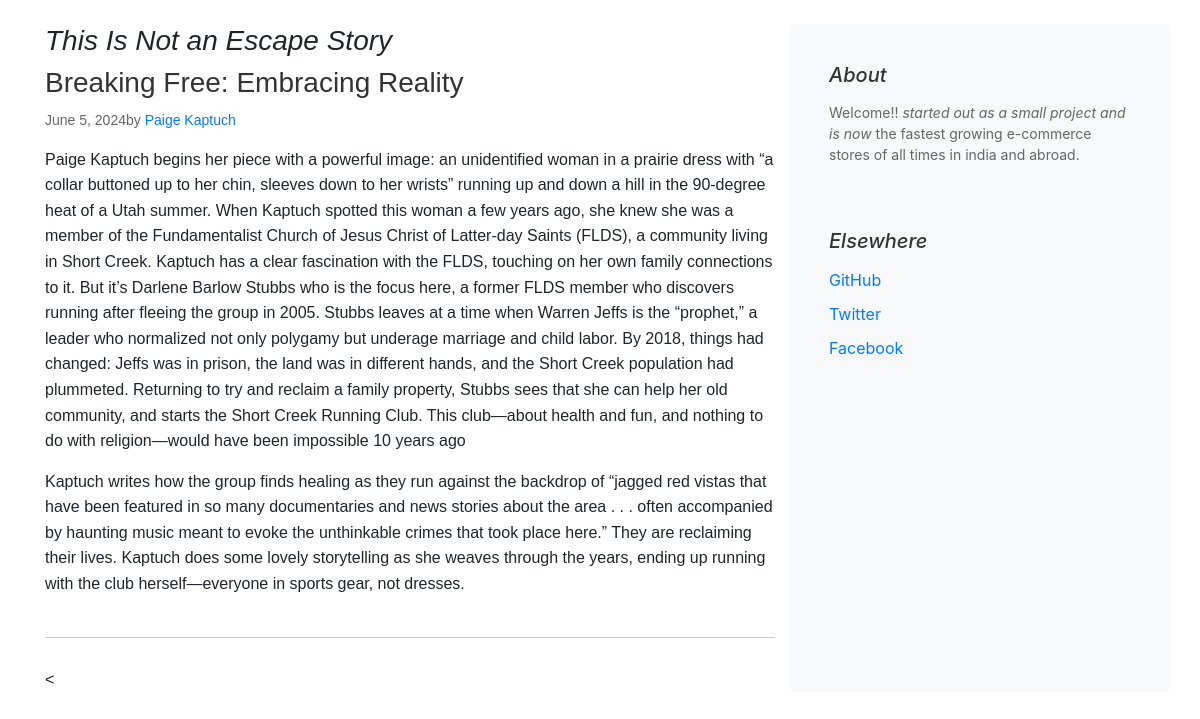
The app's page /blog/blogpost/2 with its own data.
### blog/models.py (models this page shows, shortened)
class Blogpost(models.Model):
    post_id = models.AutoField(primary_key= True)
    tilte = models.CharField(max_length=50)
    head0 = models.CharField(max_length=500, default="")
    author= models.CharField(max_length=50, default="")
    para=models.CharField(max_length=100000, default="")
    Description=models.CharField(max_length=100000, default="")
    pub_date = models.DateField()
    thumbnail = models.ImageField(upload_to='shop/images', default="")

### blog/views.py (the view)
# urls.py: path("blogpost/<int:id>", views.blogpost, name="blogHome")
def blogpost(request, id):
    post = get_object_or_404(Blogpost, post_id=id)
    return render(request, 'blog/blogpost.html', {'post': post})

### blog/templates/blog/blogpost.html (shortened to what this page needs)
{% extends 'blog/basic.html' %}
{% block body %}
<div class="container">
    <div class="row mt-4">
        <div class="col-md-8 blog-main">
            <h3 class="font-italic">
                {{post.tilte}}
            </h3>
            <div class="blog-post">
                <h2 class="blog-post-title">{{post.head0}}</h2>
                <p class="blog-post-meta">{{post.pub_date}}by <a href="#">{{post.author}}</a></p>
                <p>{{post.para}}</p>
                <p>{{post.Description}}</p>
            </div><
        </div>
        <aside class="col-md-4 blog-sidebar">
            <div class="p-4 mb-3 bg-light rounded">
                <h4 class="font-italic">About</h4>
                <p class="mb-0">Welcome!! <em>started out as a small project and is now</em> the fastest growing e-commerce stores of all times in india and abroad.</p>
            </div>
            <div class="p-4">
                <h4 class="font-italic">Elsewhere</h4>
                <ol class="list-unstyled">
                    <li><a href="#">GitHub</a></li>
                    <li><a href="#">Twitter</a></li>
                    <li><a href="#">Facebook</a></li>
                </ol>
            </div>
        </aside>
    </div>
</div>
{% endblock %}

### blog/templates/blog/blogpost.html (style rules this page uses)
.blog-main { font-family: Arial, sans-serif; }
.blog-post { margin-bottom: 30px; border-bottom: 1px solid #ccc; padding-bottom: 20px; }
.blog-post-title { color: #333; font-size: 28px; margin-bottom: 10px; }
.blog-post-meta { font-size: 14px; color: #666; margin-bottom: 15px; }
.blog-post p { line-height: 1.6; margin-bottom: 15px; }
.blog-sidebar { background-color: #f8f9fa; padding: 15px; border-radius: 5px; }
.blog-sidebar h4 { color: #333; font-size: 20px; margin-bottom: 15px; }
.blog-sidebar p { font-size: 14px; color: #666; margin-bottom: 15px; }
.list-unstyled li { margin-bottom: 10px; }
.list-unstyled li a { color: #007bff; text-decoration: none; }

### records on screen
Blogpost: tilte "This Is Not an Escape Story", head0 "Breaking Free: Embracing Reality", pub_date "June 5, 2024", author "Paige Kaptuch", para "Paige Kaptuch begins her piece with a powerful image: an unidentified woman in a prairie dress with “a collar buttoned up to her chin, sleeves down to her wrists” running up and down a hill in the 90-degree heat of a Utah summer. When Kaptuch spotted this woman a few years ago, she knew she was a member of the Fundamentalist Church of Jesus Christ of Latter-day Saints (FLDS), a community living in Short Creek. Kaptuch has a clear fascination with the FLDS, touching on her own family connections to it. But it’s Darlene Barlow Stubbs who is the focus here, a former FLDS member who discovers running after fleeing the group in 2005. Stubbs leaves at a time when Warren Jeffs is the “prophet,” a…", Description "Kaptuch writes how the group finds healing as they run against the backdrop of “jagged red vistas that have been featured in so many documentaries and news stories about the area . . . often accompanied by haunting music meant to evoke the unthinkable crimes that took place here.” They are reclaiming their lives. Kaptuch does some lovely storytelling as she weaves through the years, ending up running with the club herself—everyone in sports gear, not dresses."
